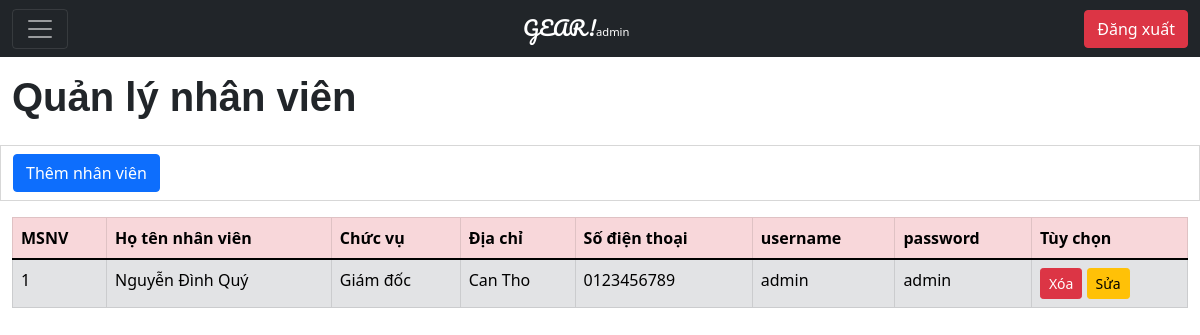
The app's page /QUAN_LY/index.php?action=quanlynhanvien (signed in) with its own data.
### tables this page shows
CREATE TABLE `nhanvien` (
  `MSNV` int(11) NOT NULL,
  `HoTenNV` varchar(200) NOT NULL,
  `ChucVu` varchar(200) NOT NULL,
  `DiaChi` varchar(12) NOT NULL,
  `SoDienThoai` varchar(12) NOT NULL,
  `username` varchar(50) NOT NULL,
  `password` varchar(50) NOT NULL
);

### QUAN_LY/modules/quanlynhanvien/main.php (the view, shortened to what this page needs)
<!DOCTYPE html>
<html lang="en">
<head>
</head>
<body>
    <div class="container-fluid">
        <h1 class="helvetica-font">Quản lý nhân viên</h1>
    </div>
    <div class="container-fluid add-wrapper">
        <a class="btn btn-primary" data-bs-toggle="collapse" href="#collapseExample" role="button" aria-expanded="false" aria-controls="collapseExample">
            Thêm nhân viên
        </a>
    </div>
    <div class="container-fluid mt-3">
        <?php require_once 'config/config.php'?>
        <?php
            $result = $connect->query("SELECT * FROM nhanvien");
        ?>
        <table class="table table-secondary table-hover table-bordered">
            <thead class="table-danger">
                <tr>
                    <th scope="col">MSNV</th>
                    <th scope="col">Họ tên nhân viên</th>
                    <th scope="col">Chức vụ</th>
                    <th scope="col">Địa chỉ</th>
                    <th scope="col">Số điện thoại</th>
                    <th scope="col">username</th>
                    <th scope="col">password</th>
                    <th scope="col">Tùy chọn</th>
                </tr>
            </thead>
            <tbody>
                <?php while($row = mysqli_fetch_assoc($result)){?>
                <tr>
                    <td><?php echo $row['MSNV'];?></td>
                    <td><?php echo $row['HoTenNV'];?></td>
                    <td><?php echo $row['ChucVu'];?></td>
                    <td><?php echo $row['DiaChi'];?></td>
                    <td><?php echo $row['SoDienThoai'];?></td>
                    <td><?php echo $row['username'];?></td>
                    <td><?php echo $row['password'];?></td>
                    <td>
                        <a class="text-decoration-none" href="modules/quanlynhanvien/remove.php?delete=<?php echo $row['MSNV'] ?>"><button type="button" class="btn btn-sm btn-danger">Xóa</button></a>
                        <a class="text-decoration-none" href="modules/quanlynhanvien/edit.php?MSNV=<?php echo $row['MSNV'] ?>"><button type="button" class="btn btn-sm btn-warning">Sửa</button></a>
                    </td>
                </tr>
                <?php }?>
            </tbody>
        </table>
    </div>
</body>
</html>

### QUAN_LY/css/main.css (style rules this page uses)
.add-wrapper { border: 1px solid #D7D7D7; padding: 0.5rem; }
.helvetica-font { font-family: Helvetica, Arial, sans-serif; font-weight: bold; padding: 1rem 1rem 1rem 0; }

### records on screen
nhanvien: MSNV "1", HoTenNV "Nguyễn Đình Quý", ChucVu "Giám đốc", DiaChi "Can Tho", SoDienThoai "0123456789", username "admin", password "admin"
